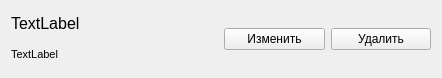
<?xml version="1.0" encoding="UTF-8"?>
<ui version="4.0">
 <class>ItemBooking</class>
 <widget class="QWidget" name="ItemBooking">
  <property name="geometry">
   <rect>
    <x>0</x>
    <y>0</y>
    <width>442</width>
    <height>78</height>
   </rect>
  </property>
  <property name="windowTitle">
   <string>Form</string>
  </property>
  <layout class="QHBoxLayout" name="horizontalLayout_3">
   <item>
    <layout class="QHBoxLayout" name="horizontalLayout_2">
     <item>
      <layout class="QVBoxLayout" name="verticalLayout">
       <item>
        <widget class="QLabel" name="idBooking">
         <property name="font">
          <font>
           <pointsize>12</pointsize>
          </font>
         </property>
         <property name="text">
          <string>TextLabel</string>
         </property>
        </widget>
       </item>
       <item>
        <widget class="QLabel" name="FIO">
         <property name="font">
          <font>
           <pointsize>8</pointsize>
          </font>
         </property>
         <property name="text">
          <string>TextLabel</string>
         </property>
        </widget>
       </item>
      </layout>
     </item>
     <item>
      <layout class="QHBoxLayout" name="horizontalLayout">
       <item>
        <widget class="QPushButton" name="changeBtn">
         <property name="text">
          <string>Изменить</string>
         </property>
        </widget>
       </item>
       <item>
        <widget class="QPushButton" name="deleteBtn">
         <property name="text">
          <string>Удалить</string>
         </property>
        </widget>
       </item>
      </layout>
     </item>
    </layout>
   </item>
  </layout>
 </widget>
 <resources/>
 <connections/>
</ui>
